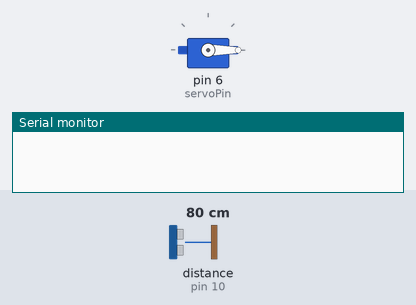
Simulated run of this sketch. Board: Arduino Uno, built with avr-gcc and run on an emulated ATmega328P. Shown: servo, the last lines printed to the serial monitor. Wiring (inferred from the names in the program): ultrasonic range finder: trigger pin 9; echo pin 10. The inputs (shaded band) are chosen by the test bench; at power-on: distance to the obstacle (sensor on pin 10) 80 cm. The echo pulse lasts 58.3 µs per cm.

Above: at 0.05 s.
At 7.85 s:
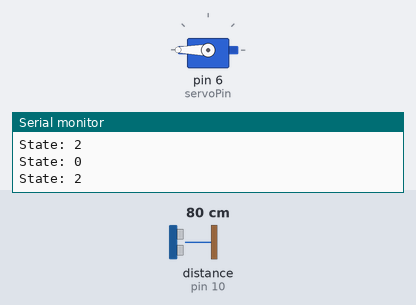
Timing chart, 0 to 10.2 s (numbered marks = the images above):
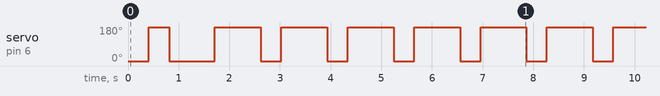

Measured:
- by itself, servo on pin 6 (servoPin): goes 180° 0.41 s, 0° 0.91 s, 97 × (180° 0.91 s, 0° 0.41 s), 180° 0.91 s, then 0°

The sketch:

Day09_FSM_Robot.ino
```cpp
#include <Servo.h>

#define trigPin 9
#define echoPin 10
#define servoPin 6

Servo myServo;

enum RobotState {
  SCAN,
  TURN_LEFT,
  TURN_RIGHT,
  STOP
};

RobotState currentState = SCAN;

long duration;
int distance;
int leftDistance;
int rightDistance;

int measureDistance() {
  digitalWrite(trigPin, LOW);
  delayMicroseconds(2);
  digitalWrite(trigPin, HIGH);
  delayMicroseconds(10);
  digitalWrite(trigPin, LOW);

  duration = pulseIn(echoPin, HIGH);
  return duration * 0.034 / 2;
}

void setup() {
  pinMode(trigPin, OUTPUT);
  pinMode(echoPin, INPUT);
  Serial.begin(9600);

  myServo.attach(servoPin);
  myServo.write(90);
}

void loop() {
  switch (currentState) {

    case SCAN:
      myServo.write(0);
      delay(400);
      leftDistance = measureDistance();

      myServo.write(180);
      delay(400);
      rightDistance = measureDistance();

      if (leftDistance > rightDistance) {
        currentState = TURN_LEFT;
      } else {
        currentState = TURN_RIGHT;
      }
      break;

    case TURN_LEFT:
      myServo.write(0);
      delay(500);
      currentState = SCAN;
      break;

    case TURN_RIGHT:
      myServo.write(180);
      delay(500);
      currentState = SCAN;
      break;

    case STOP:
      myServo.write(90);
      break;
  }

  Serial.print("State: ");
  Serial.println(currentState);
}
```
